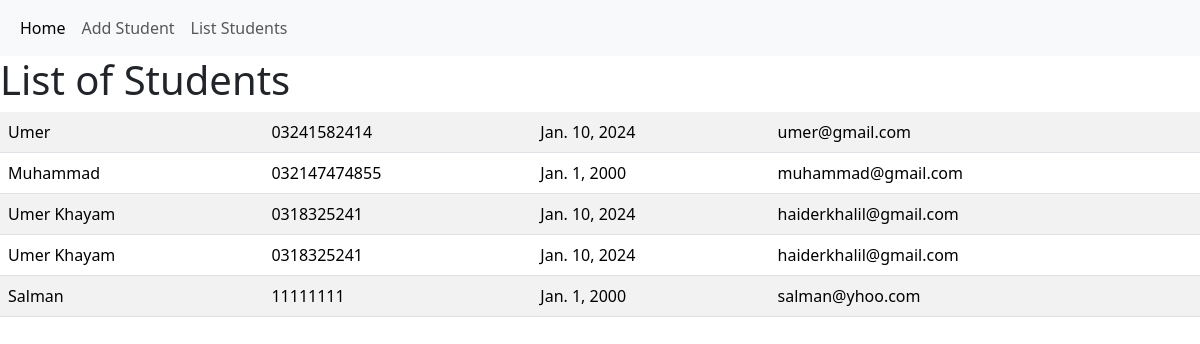
Screenshot of /liststudents with the database file from the repository.
### myapp/models.py (models this page shows)
class Student(models.Model):
    name = models.CharField(max_length=50)
    cell_no = models.CharField(max_length=15)
    dob = models.DateField()
    email = models.EmailField()

### myapp/views.py (the view)
# urls.py: path("liststudents", views.liststudents)
def liststudents(request):
    students = Student.objects.all()
    context = { 'students': students}
    return render(request, 'list_students.html', context)

### myapp/templates/list_students.html (shortened to what this page needs)
<!DOCTYPE html>
{% extends "base.html" %}
   {% block content %}
    <h1>List of Students</h1>
    <table class="table table-striped">
    {% for st in students %}
    <tr>
        <td>{{ st.name }}</td>
        <td>{{ st.cell_no }}</td>
        <td>{{ st.dob }}</td>
        <td>{{ st.email }}</td>
        </tr>
    {% endfor %}
    </table>
    {% endblock %}

### myapp/templates/base.html (shortened to what this page needs)
<!DOCTYPE html>
<html>
<head>
    <link href="https://cdn.jsdelivr.net/npm/bootstrap@5.3.6/dist/css/bootstrap.min.css" rel="stylesheet">
</head>
<body>
<nav class="navbar navbar-expand-lg bg-body-tertiary">
  <div class="container-fluid">
    <div class="collapse navbar-collapse" id="navbarNav">
      <ul class="navbar-nav">
        <li class="nav-item">
          <a class="nav-link active" aria-current="page" href="/">Home</a>
        </li>
        <li class="nav-item">
          <a class="nav-link" href="/student">Add Student</a>
        </li>
        <li class="nav-item">
          <a class="nav-link" href="/liststudents">List Students</a>
        </li>
      </ul>
    </div>
  </div>
</nav>
    {% block content %}
    {% endblock %}
</body>
</html>

### rows the page displays
Student: name "Umer", cell_no "03241582414", dob "Jan. 10, 2024", email "umer@gmail.com"
Student: name "Muhammad", cell_no "032147474855", dob "Jan. 1, 2000", email "muhammad@gmail.com"
Student: name "Umer Khayam", cell_no "0318325241", dob "Jan. 10, 2024", email "haiderkhalil@gmail.com"
Student: name "Umer Khayam", cell_no "0318325241", dob "Jan. 10, 2024", email "haiderkhalil@gmail.com"
Student: name "Salman", cell_no "11111111", dob "Jan. 1, 2000", email "salman@yhoo.com"
